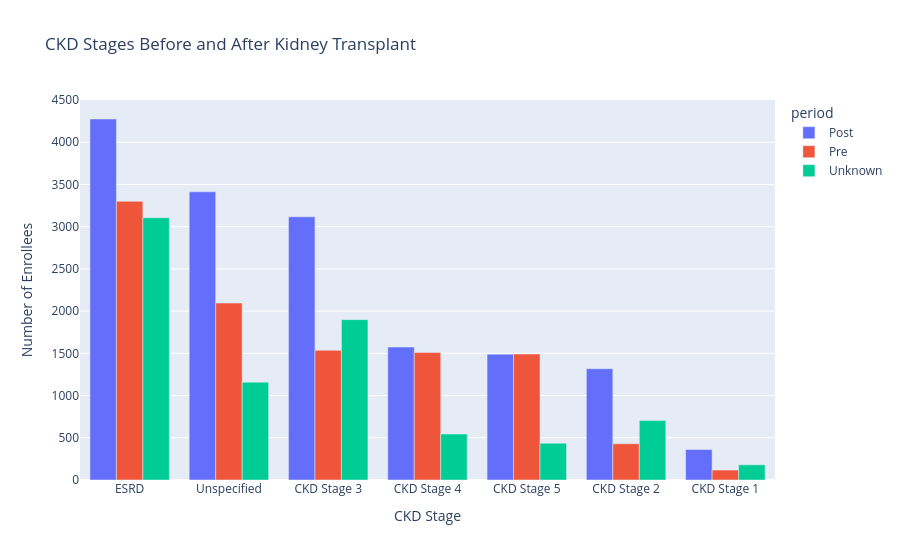

The cell this chart's notebook holds for it:
### Code cell
df_stage_trajectory_pd = df_stage_trajectory.toPandas()

import plotly.express as px
fig = px.bar(
    df_stage_trajectory_pd,
    x="CKD_STAGE",
    y="n_patients",
    color="period",
    barmode="group",
    title="CKD Stages Before and After Kidney Transplant",
    labels={"n_patients": "Number of Enrollees", "CKD_STAGE": "CKD Stage"}
)
fig.show()

### Figure 1 — Plotly figure (JSON) as saved in the notebook; plotly's stock layout.template omitted (floating-point values rounded to 4 significant figures)
{"data": [{"alignmentgroup": "True", "hovertemplate": "period=Post<br>CKD Stage=%{x}<br>Number of Enrollees=%{y}<extra></extra>", "legendgroup": "Post", "marker": {"color": "#636efa", "pattern": {"shape": ""}}, "name": "Post", "offsetgroup": "Post", "orientation": "v", "showlegend": true, "textposition": "auto", "type": "bar", "x": ["ESRD", "Unspecified", "CKD Stage 3", "CKD Stage 4", "CKD Stage 5", "CKD Stage 2", "CKD Stage 1"], "xaxis": "x", "y": [4275, 3413, 3117, 1575, 1490, 1318, 361], "yaxis": "y"}, {"alignmentgroup": "True", "hovertemplate": "period=Pre<br>CKD Stage=%{x}<br>Number of Enrollees=%{y}<extra></extra>", "legendgroup": "Pre", "marker": {"color": "#EF553B", "pattern": {"shape": ""}}, "name": "Pre", "offsetgroup": "Pre", "orientation": "v", "showlegend": true, "textposition": "auto", "type": "bar", "x": ["ESRD", "Unspecified", "CKD Stage 3", "CKD Stage 4", "CKD Stage 5", "CKD Stage 2", "CKD Stage 1"], "xaxis": "x", "y": [3300, 2095, 1536, 1509, 1492, 429, 118], "yaxis": "y"}, {"alignmentgroup": "True", "hovertemplate": "period=Unknown<br>CKD Stage=%{x}<br>Number of Enrollees=%{y}<extra></extra>", "legendgroup": "Unknown", "marker": {"color": "#00cc96", "pattern": {"shape": ""}}, "name": "Unknown", "offsetgroup": "Unknown", "orientation": "v", "showlegend": true, "textposition": "auto", "type": "bar", "x": ["ESRD", "CKD Stage 3", "Unspecified", "CKD Stage 2", "CKD Stage 4", "CKD Stage 5", "CKD Stage 1"], "xaxis": "x", "y": [3106, 1899, 1159, 706, 544, 436, 180], "yaxis": "y"}], "layout": {"barmode": "group", "legend": {"title": {"text": "period"}, "tracegroupgap": 0}, "title": {"text": "CKD Stages Before and After Kidney Transplant"}, "xaxis": {"anchor": "y", "domain": [0, 1], "title": {"text": "CKD Stage"}}, "yaxis": {"anchor": "x", "domain": [0, 1], "title": {"text": "Number of Enrollees"}}}}
